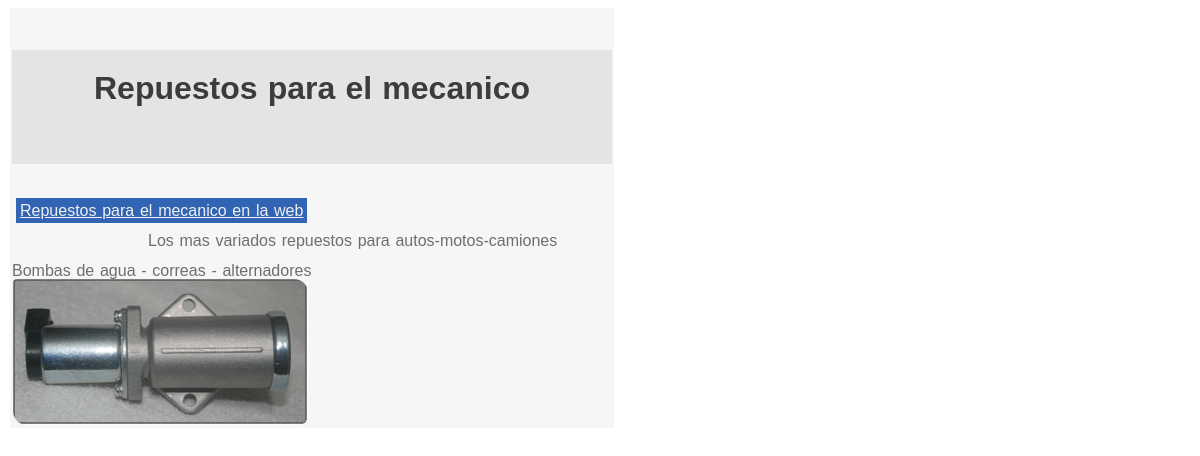
/mostrar_cartelera.php, run on the app's committed database.
### tables this page shows
CREATE TABLE `carteles` (
  `id_cartel` int(11) NOT NULL,
  `categoria` varchar(25) NOT NULL DEFAULT '''AGENDA''',
  `titulo` text NOT NULL,
  `texto` text DEFAULT NULL,
  `imagen` varchar(128) DEFAULT NULL,
  `plantilla` int(11) DEFAULT 1,
  `v_desde` varchar(20) DEFAULT NULL,
  `v_hasta` varchar(20) DEFAULT NULL,
  `activo` int(11) NOT NULL DEFAULT 1,
  `link` varchar(128) DEFAULT NULL,
  `texto1` text DEFAULT NULL,
  `texto2` text DEFAULT NULL,
  `imagen1` text DEFAULT NULL
);

### libreria/conexion.php (called while the page is built, shortened)
<?php
class Conexion extends mysqli{
 function __construct(){
   $this->enlace=mysqli_connect(DB_HOST,DB_USER,DB_PASS,DB_NAME);
 }
}

### libreria/carteles.php (called while the page is built, shortened)
<?php
class Cartel{
 static function seleccionar($str){
    $sql="select * from carteles where categoria = '$str' AND activo = 1 ";
	$objConn = new Conexion();
	$rs=$objConn->enlace->query($sql);
	$est=array();
	while($fila=mysqli_fetch_assoc($rs)){
	  $est[]=$fila;
	}return $est;
 }
 }

### mostrar_cartelera.php (the view, shortened to what this page needs)
<?php
include_once("libreria/carteles.php");
$str_b =  $_GET['b'];
$cart=Cartel::seleccionar($str_b);
?>
<?php
if (isset($cart)){
echo '<link rel="stylesheet" href="bootstrap/carteles.css">';
echo '<link rel="stylesheet" href="bootstrap/plantillas_nuevas.css">';
?>
	  <?php
		  foreach($cart as $carteles){
		   echo '<div class="plantilla'.$carteles['plantilla'].'">';
		   if($carteles['imagen1']<>""){
		   $img_h="images/cartelera/".$carteles['imagen1'];
		   echo "<div style=\"background-image: url(".$img_h.");\"><header>
               <h1>$carteles[titulo]</h1>
               </header></div>";
		   }
           else{
		   echo "<header>
               <h1>$carteles[titulo]</h1>
               </header>";
		   }
		if($carteles['link']<>""){
		   echo "<nav><a href='$carteles[link]' target='_blank'>$carteles[titulo] en la web</a></nav>";
		}
		   echo "<article>$carteles[texto]</article>";
		   if($carteles['imagen']<>"" && $carteles['texto1']<>"" && $carteles['texto2']<>""){
		        $img='images/cartelera/'.$carteles['imagen'];
				echo "<div id='cartel_imagen' class='row'>";
				  echo "<div class='col-sm-4'>$carteles[texto1]</div>";
				  echo "<div class='col-sm-4'><img src='$img'></div>";
				echo "</div> ";
		   }
		   echo '</div><br>';
		   }
	  ?>
<?php
}
?>

### data on the page
carteles: titulo "Repuestos para el mecanico", texto "Los mas variados repuestos para autos-motos-camiones", texto1 "Bombas de agua - correas - alternadores", imagen (picture)
